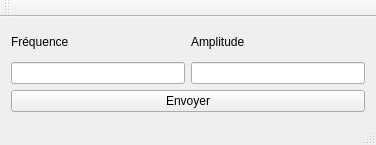
<?xml version="1.0" encoding="UTF-8"?>
<ui version="4.0">
 <class>MainWindow</class>
 <widget class="QMainWindow" name="MainWindow">
  <property name="geometry">
   <rect>
    <x>0</x>
    <y>0</y>
    <width>376</width>
    <height>145</height>
   </rect>
  </property>
  <property name="windowTitle">
   <string>MainWindow</string>
  </property>
  <widget class="QWidget" name="centralWidget">
   <layout class="QGridLayout" name="gridLayout">
    <item row="0" column="0">
     <layout class="QVBoxLayout" name="verticalLayout_3">
      <item>
       <layout class="QHBoxLayout" name="horizontalLayout">
        <item>
         <layout class="QVBoxLayout" name="verticalLayout">
          <item>
           <widget class="QLabel" name="label">
            <property name="text">
             <string>Fréquence</string>
            </property>
           </widget>
          </item>
          <item>
           <widget class="QLineEdit" name="freqEdit"/>
          </item>
         </layout>
        </item>
        <item>
         <layout class="QVBoxLayout" name="verticalLayout_2">
          <item>
           <widget class="QLabel" name="label_2">
            <property name="text">
             <string>Amplitude</string>
            </property>
           </widget>
          </item>
          <item>
           <widget class="QLineEdit" name="amplEdit"/>
          </item>
         </layout>
        </item>
       </layout>
      </item>
      <item>
       <widget class="QPushButton" name="pushButton">
        <property name="text">
         <string>Envoyer</string>
        </property>
       </widget>
      </item>
     </layout>
    </item>
   </layout>
  </widget>
  <widget class="QMenuBar" name="menuBar">
   <property name="geometry">
    <rect>
     <x>0</x>
     <y>0</y>
     <width>376</width>
     <height>21</height>
    </rect>
   </property>
  </widget>
  <widget class="QToolBar" name="mainToolBar">
   <attribute name="toolBarArea">
    <enum>TopToolBarArea</enum>
   </attribute>
   <attribute name="toolBarBreak">
    <bool>false</bool>
   </attribute>
  </widget>
  <widget class="QStatusBar" name="statusBar"/>
 </widget>
 <layoutdefault spacing="6" margin="11"/>
 <resources/>
 <connections/>
</ui>
